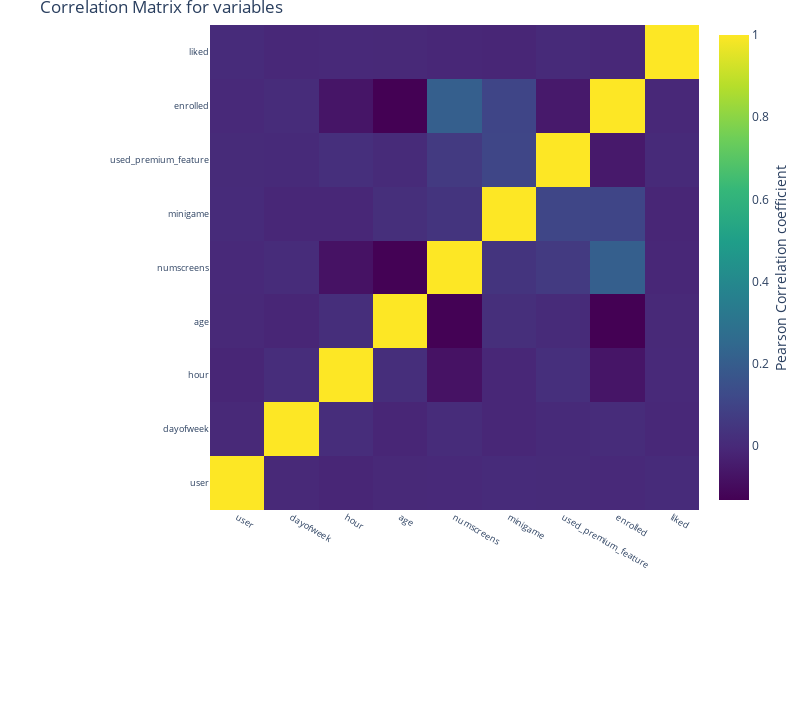

Notebook cell for this chart:
### Code cell
#Create a heat map of correlation matrix by using the same code from the first project and tweaking it
# Should look something like what you see below


import plotly.offline as py#visualization
py.init_notebook_mode(connected=True)#visualization
import plotly.graph_objs as go#visualization
import plotly.subplots as sp #visualization
import plotly.figure_factory as ff
import plotly.graph_objs as go
correlation = df.corr()
#tick labels
matrix_cols = correlation.columns.tolist()

# #convert to array
corr_array  = np.array(correlation)


correlation

trace = go.Heatmap(z = corr_array,
                   x = matrix_cols,
                   y = matrix_cols,
                   colorscale = "Viridis",
                   colorbar   = dict(title = "Pearson Correlation coefficient",
                                     titleside = "right"
                                    ) ,
                  )

layout = go.Layout(dict(title = "Correlation Matrix for variables",
                        autosize = False,
                        height  = 720,
                        width   = 800,
                        margin  = dict(r = 0 ,l = 210,
                                       t = 25,b = 210,
                                      ),
                        yaxis   = dict(tickfont = dict(size = 9)),
                        xaxis   = dict(tickfont = dict(size = 9))
                       )
                  )

data = [trace]
fig = go.Figure(data=data,layout=layout)
py.iplot(fig)

### Figure 1 — Plotly figure (JSON) as saved in the notebook; plotly's stock layout.template omitted (floating-point values rounded to 4 significant figures)
{"data": [{"colorbar": {"title": {"side": "right", "text": "Pearson Correlation coefficient"}}, "colorscale": [[0, "#440154"], [0.1111, "#482878"], [0.2222, "#3e4989"], [0.3333, "#31688e"], [0.4444, "#26828e"], [0.5556, "#1f9e89"], [0.6667, "#35b779"], [0.7778, "#6ece58"], [0.8889, "#b5de2b"], [1, "#fde725"]], "type": "heatmap", "x": ["user", "dayofweek", "hour", "age", "numscreens", "minigame", "used_premium_feature", "enrolled", "liked"], "y": ["user", "dayofweek", "hour", "age", "numscreens", "minigame", "used_premium_feature", "enrolled", "liked"], "z": [[1, -0.00262, -0.0123, -0.003481, 5.775e-05, 0.006556, 0.00413, -0.0005195, 0.007473], [-0.00262, 1, 0.01325, -0.01233, 0.007925, -0.008631, 0.001439, 0.01133, -0.005737], [-0.0123, 0.01325, 1, 0.01886, -0.07676, -0.00912, 0.02255, -0.06669, -0.001725], [-0.003481, -0.01233, 0.01886, 1, -0.1287, 0.01975, 0.004301, -0.1313, -0.002593], [5.775e-05, 0.007925, -0.07676, -0.1287, 1, 0.04115, 0.06197, 0.2095, -0.007349], [0.006556, -0.008631, -0.00912, 0.01975, 0.04115, 1, 0.1088, 0.105, -0.01225], [0.00413, 0.001439, 0.02255, 0.004301, 0.06197, 0.1088, 1, -0.0527, 0.00169], [-0.0005195, 0.01133, -0.06669, -0.1313, 0.2095, 0.105, -0.0527, 1, -0.007022], [0.007473, -0.005737, -0.001725, -0.002593, -0.007349, -0.01225, 0.00169, -0.007022, 1]]}], "layout": {"autosize": false, "height": 720, "margin": {"b": 210, "l": 210, "r": 0, "t": 25}, "title": {"text": "Correlation Matrix for variables"}, "width": 800, "xaxis": {"tickfont": {"size": 9}}, "yaxis": {"tickfont": {"size": 9}}}}
